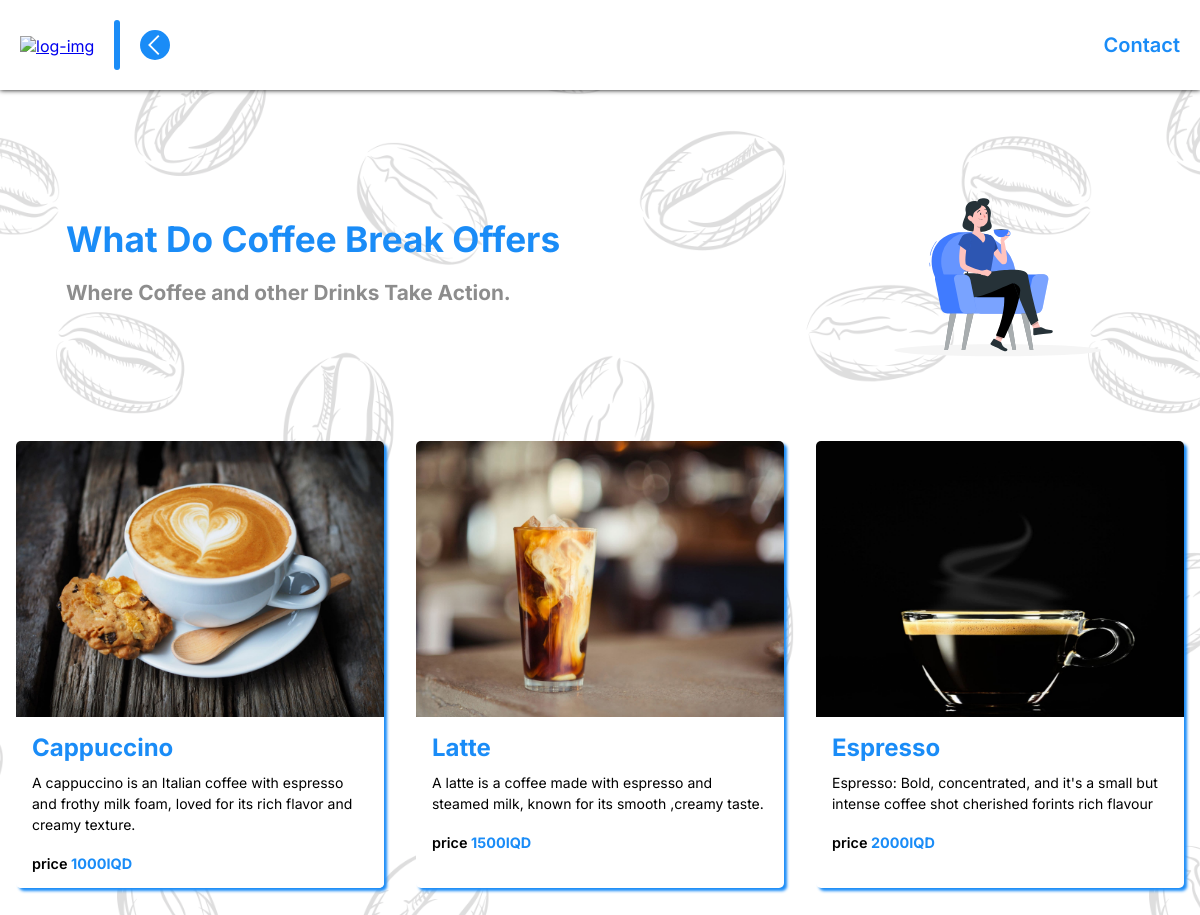
Page /coffee/ on the committed database.
### commercial/models.py (models this page shows, shortened)
class CoffeeBreak(models.Model):
    name = models.CharField(max_length=255, null=False)
    menu_items = models.TextField(null=True)
    pricing_per_person = models.DecimalField(max_digits=10, decimal_places=0, null=False)
    serving_sizes = models.CharField(max_length=255, null=True)
    picture = models.ImageField(upload_to='coffee_breaks/', null=True)

### commercial/views.py (the view)
# urls.py: path('coffee/', views.coffee, name='coffee'),
def coffee(request):
    special_offers = CoffeeBreak.objects.all()
    return render(request, 'coffee.html', {
        'special_offers': special_offers
    })

### commercial/templates/coffee.html (shortened to what this page needs)
<!DOCTYPE html>
<html lang="en">
<head>
  {% load static %}
  <link rel="stylesheet" href="{% static 'coffee-style.css' %}">
</head>
<body>
  <nav class="nav">
    <div class="navbare-container">
      <a href="{% url  'home' %}"><img class="logo" src="{% static 'images/hub200.png' %}" alt="log-img"></a>
      <div class="line"></div>
      <a href="{% url  'home' %}"><img class="back-arrow-img" src="{% static 'images/back arrow.svg' %}" alt="back arrow-svg"></a>
    </div>
    <a class="contact" href="{% url  'contact' %}">Contact</a>
  </nav>
  <div id="top-section">
    <div>
      <h1 class="coffee-break-title">What Do Coffee Break Offers</h1>
      <h3 class="coffee-break-paragraph">Where Coffee and other Drinks Take Action.</h3>
    </div>
    <img class="coffee-svg" src="{% static 'images/coffee.svg' %}"  alt="coffee-svg">
  </div>
  <div class="main">
    <ul class="cards">
      {% for offer in special_offers %}
        <li class="cards_item">
          <div class="card">
            <div class="card_image">
              <img src="../../{{offer.picture}}" >
            </div>
            <div class="card_content">
              <h2 class="card_title">{{ offer.name }}</h2>
              <p class="card_text">{{ offer.menu_items }}</p>
              <p class="price">price <span>{{ offer.pricing_per_person }}IQD</span></p>
            </div>
          </div>
        </li>
      {% endfor %}
    </ul>
</div>
</body>
</html>

### commercial/static/coffee-style.css (style rules this page uses)
*, *::before, *::after { box-sizing: border-box; padding: 0; margin: 0; }
body { display: flex; justify-content: center; align-items: center; flex-direction: column; width: 100%; background-image: url(images/background.png); background-size: contain; background-position: center; font-family: inter, sans-serif; }
.nav { display: flex; justify-content: space-between; align-items: center; box-shadow: 0px 0px 5px #000000; position: absolute; top: 0; width: 100%; background-color: #ffffff; }
.navbare-container { display: flex; justify-content: center; align-items: center; margin: 20px; }
.logo { width: 120px; margin-right: 20px; }
.line { width: 6px; height: 50px; background-color: #1A8CF7; border-radius: 10px; }
.back-arrow-img { width: 30px; margin-left: 20px; }
.contact { text-decoration: none; font-family: inter, sans-serif; font-size: 20px; font-weight: 600; color: #1A8CF7; margin: 20px; position: relative; }
.contact::after { content: ''; position: absolute; left: 0; bottom: -10px; width: 0%; height: 5px; background-color: #1A8CF7; transition: .4s; }
#top-section { display: flex; justify-content: space-between; align-items: center; margin-top: 8rem; margin-bottom: 30px; width: 89%; }
.coffee-svg { width: 25%; }
.coffee-break-title { color: #1A8CF7; margin-bottom: 1.3rem; font-size: 2.2rem; }
.coffee-break-paragraph { color: #8d8d8d; font-size: 1.3rem; }
.main { max-width: 1200px; margin: 0 auto; margin-bottom: 8rem; }
img { height: auto; max-width: 100%; vertical-align: middle; }
.cards { display: flex; flex-wrap: wrap; list-style: none; margin: 0; padding: 0; }
.cards_item { display: flex; padding: 1rem; }
@media (min-width: 40rem) { .cards_item { width: 50%; } }
@media (min-width: 56rem) { .cards_item { width: 33.3333%; } }
.card { background-color: white; border-radius: 5px; box-shadow: 3px 3px 3px #1A8CF7; display: flex; flex-direction: column; overflow: hidden; }
.card_content { padding: 1rem; background-color: #ffffff; }
.card_title { color: #1A8CF7; font-size: 1.5rem; font-weight: 700; text-transform: capitalize; margin-bottom: 10px; }
.card_text { color: #000000; font-size: 0.875rem; line-height: 1.5; margin-bottom: 1.25rem; font-weight: 400; }
.price { color: #000000; font-size: 0.9rem; font-weight: 600; }
.price span { color: #1A8CF7; font-weight: 700; }
.card { transition: transform 0.3s; }

### rows in the picture
CoffeeBreak: picture (picture), name "Cappuccino", menu_items "A cappuccino is an Italian coffee with espresso and frothy milk foam, loved for its rich flavor and creamy texture.", pricing_per_person "1000"
CoffeeBreak: picture (picture), name "Latte", menu_items "A latte is a coffee made with espresso and steamed milk, known for its smooth ,creamy taste.", pricing_per_person "1500"
CoffeeBreak: picture (picture), name "Espresso", menu_items "Espresso: Bold, concentrated, and it's a small but intense coffee shot cherished forints rich flavour", pricing_per_person "2000"
